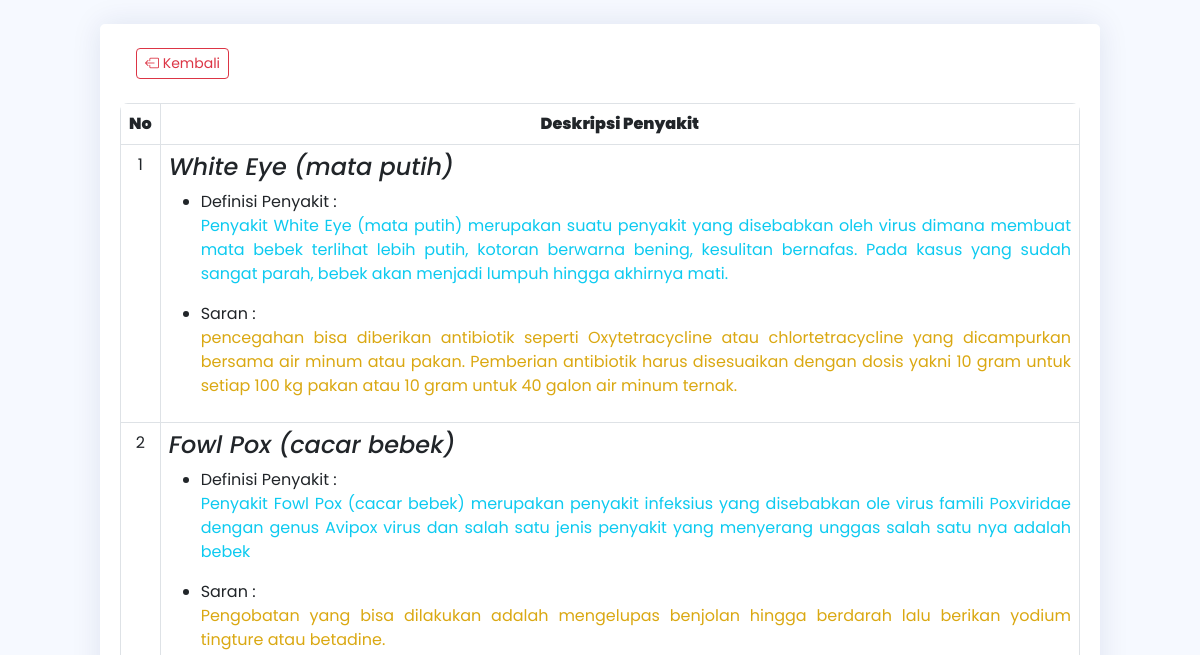
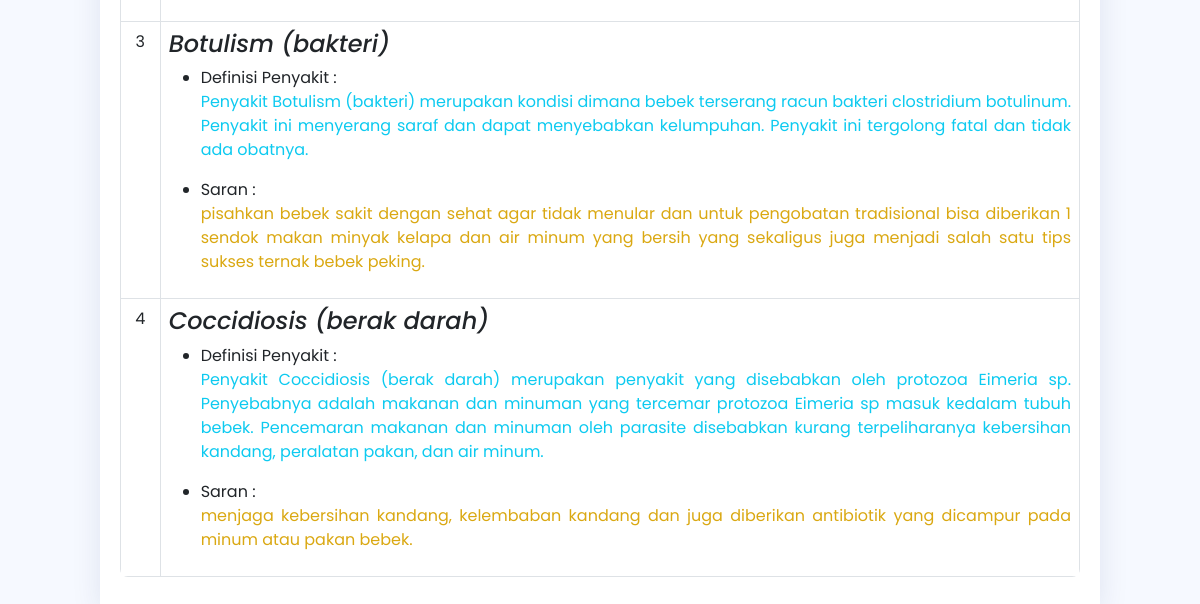
The app's page /daftarpenyakit.php, older data (2 pictures, top to bottom).
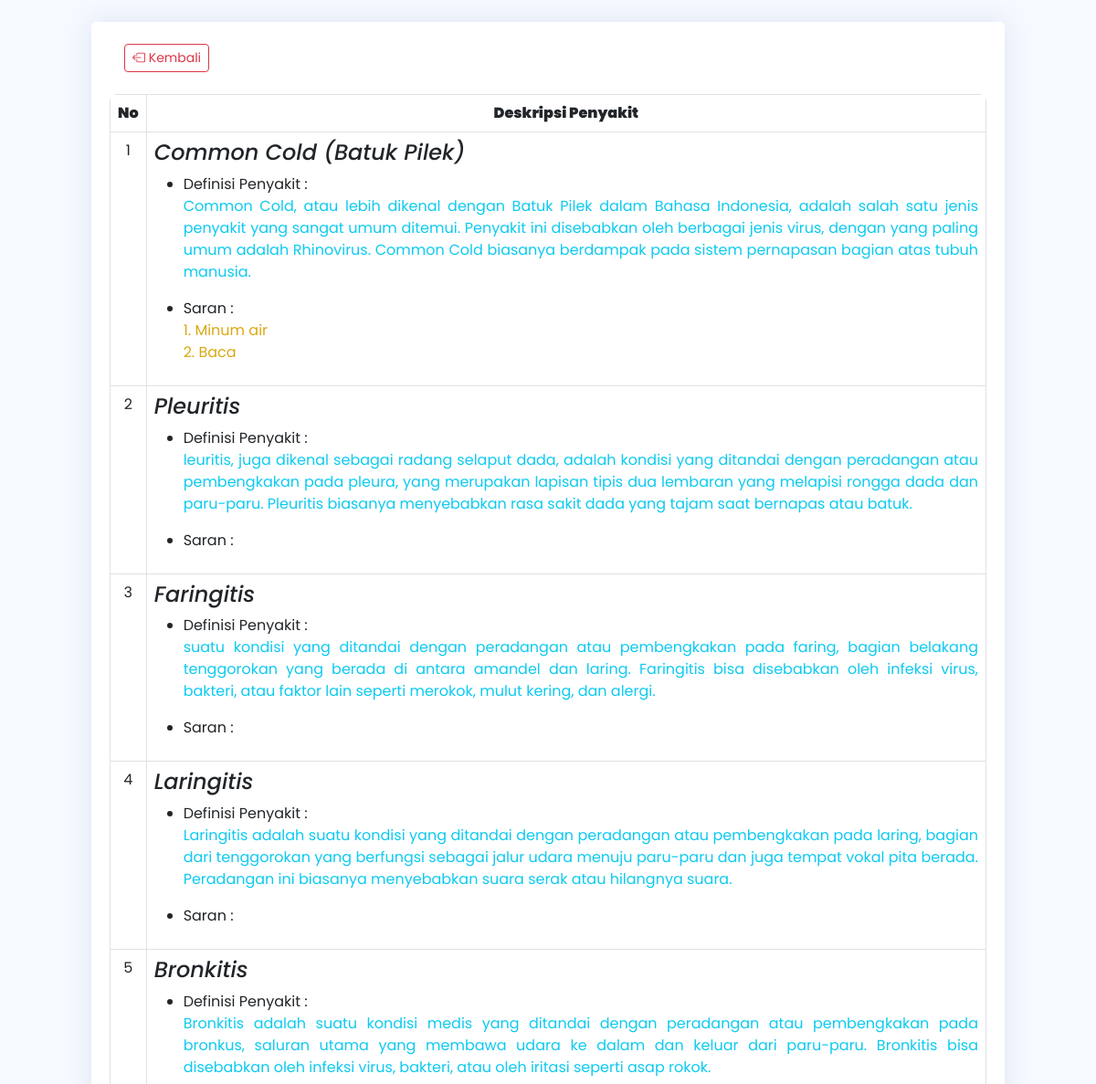
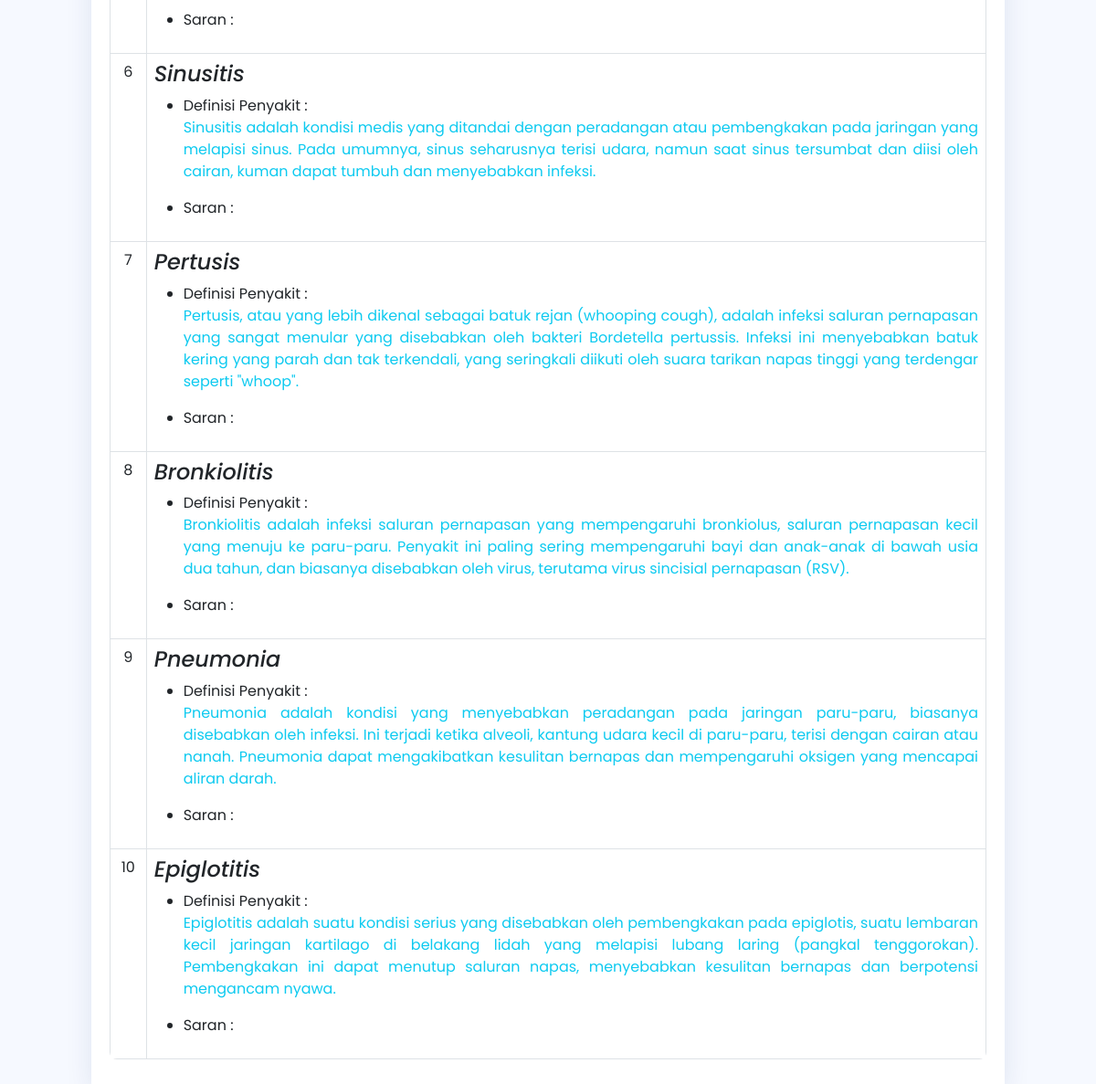
The same page, newer data (2 pictures, top to bottom).
### tables this page shows
CREATE TABLE `tb_penyakit` (
  `id` int(11) NOT NULL,
  `kdpenyakit` varchar(3) DEFAULT NULL,
  `nama_penyakit` varchar(100) DEFAULT NULL,
  `definisi` text DEFAULT NULL,
  `solusi` text NOT NULL
);

### daftarpenyakit.php (the view, shortened to what this page needs)
<!DOCTYPE html>
<html lang="en">
<head>
  <link href="./assets/vendor/bootstrap/css/bootstrap.min.css" rel="stylesheet">
  <link rel="stylesheet" href="https://cdn.jsdelivr.net/npm/bootstrap-icons@1.10.2/font/bootstrap-icons.css">
  <link href="./assets/vendor/boxicons/css/boxicons.min.css" rel="stylesheet">
  <link href="./assets/vendor/quill/quill.snow.css" rel="stylesheet">
  <link href="./assets/vendor/quill/quill.bubble.css" rel="stylesheet">
  <link href="./assets/vendor/remixicon/remixicon.css" rel="stylesheet">
  <link href="./assets/vendor/simple-datatables/style.css" rel="stylesheet">
  <link href="./assets/css/style.css" rel="stylesheet">
</head>
<body>
  <section>
    <div class="card mt-4 col-md-10 mx-auto">
      <div class="card-body">
        <div class="mt-4">
          <a href="./index.php" type="button" class="btn btn-outline-danger btn-sm ms-3"><i class="bi bi-box-arrow-left"></i> Kembali</a>
        </div>
        <div class="table-responsive mt-4">
          <table class="table table-bordered">
            <thead>
              <tr>
                <th><b>No</b></th>
                <th class="text-center"><strong>Deskripsi Penyakit</strong></th>
              </tr>
            </thead>
            <?php
            include "./admin/koneksi.php";
            $sql = "SELECT * FROM tb_penyakit ORDER BY kdpenyakit";
            $qry = mysqli_query($koneksi, $sql) or die("SQL Error" . mysqli_error($koneksi));
            $no = 0;
            while ($data = mysqli_fetch_array($qry)) {
              $no++;
            ?>
              <tbody>
                <tr>
                  <td>
                    <div align="center"><?php echo $no; ?></div>
                  </td>
                  <td>
                    <div align="justify">
                      <div align="left"><?php echo "<h4><em>$data[nama_penyakit]</em></h4>"; ?></div>
                      <ul>
                        <li><label>Definisi Penyakit :</label>
                          <p class="text-info"><?php echo "$data[definisi]"; ?></p>
                        </li>
                        <li><label>Saran :</label>
                          <p class="warning"><?php echo "$data[solusi]"; ?></p>
                        </li>
                      </ul>
                  </td>
                </tr>
              </tbody>
            <?php
            }
            ?>
          </table>
        </div>
      </div>
    </div>
  </section>
</body>
</html>

Row changes from the older to the newer data that the page shows:
removed tb_penyakit: nama_penyakit "White Eye (mata putih)", definisi "Penyakit White Eye (mata putih) merupakan suatu penyakit yang disebabkan oleh virus dimana membuat mata bebek terlihat lebih putih, kotoran berwarna bening, kesulitan bernafas. Pada kasus yang sudah sangat parah, bebek akan menjadi lumpuh hingga akhirnya mati.", solusi "pencegahan bisa diberikan antibiotik seperti Oxytetracycline atau chlortetracycline yang dicampurkan bersama air minum atau pakan. Pemberian antibiotik harus disesuaikan dengan dosis yakni 10 gram untuk setiap 100 kg pakan atau 10 gram untuk 40 galon air minum ternak."
removed tb_penyakit: nama_penyakit "Fowl Pox (cacar bebek)", definisi "Penyakit Fowl Pox (cacar bebek) merupakan penyakit infeksius yang disebabkan ole virus famili Poxviridae dengan genus Avipox virus dan salah satu jenis penyakit yang menyerang unggas salah satu nya adalah bebek", solusi "Pengobatan yang bisa dilakukan adalah mengelupas benjolan hingga berdarah lalu berikan yodium tingture atau betadine."
removed tb_penyakit: nama_penyakit "Botulism (bakteri)", definisi "Penyakit Botulism (bakteri) merupakan kondisi dimana bebek terserang racun bakteri clostridium botulinum. Penyakit ini menyerang saraf dan dapat menyebabkan kelumpuhan. Penyakit ini tergolong fatal dan tidak ada obatnya.", solusi "pisahkan bebek sakit dengan sehat agar tidak menular dan untuk pengobatan tradisional bisa diberikan 1 sendok makan minyak kelapa dan air minum yang bersih yang sekaligus juga menjadi salah satu tips sukses ternak bebek peking."
removed tb_penyakit: nama_penyakit "Coccidiosis (berak darah)", definisi "Penyakit Coccidiosis (berak darah) merupakan penyakit yang disebabkan oleh protozoa Eimeria sp. Penyebabnya adalah makanan dan minuman yang tercemar protozoa Eimeria sp masuk kedalam tubuh bebek. Pencemaran makanan dan minuman oleh parasite disebabkan kurang terpeliharanya kebersihan kandang, peralatan pakan, dan air minum.", solusi "menjaga kebersihan kandang, kelembaban kandang dan juga diberikan antibiotik yang dicampur pada minum atau pakan bebek."
added tb_penyakit: nama_penyakit "Common Cold (Batuk Pilek)", definisi "Common Cold, atau lebih dikenal dengan Batuk Pilek dalam Bahasa Indonesia, adalah salah satu jenis penyakit yang sangat umum ditemui. Penyakit ini disebabkan oleh berbagai jenis virus, dengan yang paling umum adalah Rhinovirus. Common Cold biasanya berdampak pada sistem pernapasan bagian atas tubuh manusia.", solusi "1. Minum air 2. Baca"
added tb_penyakit: nama_penyakit "Pleuritis", definisi "leuritis, juga dikenal sebagai radang selaput dada, adalah kondisi yang ditandai dengan peradangan atau pembengkakan pada pleura, yang merupakan lapisan tipis dua lembaran yang melapisi rongga dada dan paru-paru. Pleuritis biasanya menyebabkan rasa sakit dada yang tajam saat bernapas atau batuk."
added tb_penyakit: nama_penyakit "Faringitis", definisi "suatu kondisi yang ditandai dengan peradangan atau pembengkakan pada faring, bagian belakang tenggorokan yang berada di antara amandel dan laring. Faringitis bisa disebabkan oleh infeksi virus, bakteri, atau faktor lain seperti merokok, mulut kering, dan alergi."
added tb_penyakit: nama_penyakit "Laringitis", definisi "Laringitis adalah suatu kondisi yang ditandai dengan peradangan atau pembengkakan pada laring, bagian dari tenggorokan yang berfungsi sebagai jalur udara menuju paru-paru dan juga tempat vokal pita berada. Peradangan ini biasanya menyebabkan suara serak atau hilangnya suara."
added tb_penyakit: nama_penyakit "Bronkitis", definisi "Bronkitis adalah suatu kondisi medis yang ditandai dengan peradangan atau pembengkakan pada bronkus, saluran utama yang membawa udara ke dalam dan keluar dari paru-paru. Bronkitis bisa disebabkan oleh infeksi virus, bakteri, atau oleh iritasi seperti asap rokok."
added tb_penyakit: nama_penyakit "Sinusitis", definisi "Sinusitis adalah kondisi medis yang ditandai dengan peradangan atau pembengkakan pada jaringan yang melapisi sinus. Pada umumnya, sinus seharusnya terisi udara, namun saat sinus tersumbat dan diisi oleh cairan, kuman dapat tumbuh dan menyebabkan infeksi."
added tb_penyakit: nama_penyakit "Pertusis", definisi "Pertusis, atau yang lebih dikenal sebagai batuk rejan (whooping cough), adalah infeksi saluran pernapasan yang sangat menular yang disebabkan oleh bakteri Bordetella pertussis. Infeksi ini menyebabkan batuk kering yang parah dan tak terkendali, yang seringkali diikuti oleh suara tarikan napas tinggi yang terdengar seperti \"whoop\"."
added tb_penyakit: nama_penyakit "Bronkiolitis", definisi "Bronkiolitis adalah infeksi saluran pernapasan yang mempengaruhi bronkiolus, saluran pernapasan kecil yang menuju ke paru-paru. Penyakit ini paling sering mempengaruhi bayi dan anak-anak di bawah usia dua tahun, dan biasanya disebabkan oleh virus, terutama virus sincisial pernapasan (RSV)."
added tb_penyakit: nama_penyakit "Pneumonia", definisi "Pneumonia adalah kondisi yang menyebabkan peradangan pada jaringan paru-paru, biasanya disebabkan oleh infeksi. Ini terjadi ketika alveoli, kantung udara kecil di paru-paru, terisi dengan cairan atau nanah. Pneumonia dapat mengakibatkan kesulitan bernapas dan mempengaruhi oksigen yang mencapai aliran darah."
added tb_penyakit: nama_penyakit "Epiglotitis", definisi "Epiglotitis adalah suatu kondisi serius yang disebabkan oleh pembengkakan pada epiglotis, suatu lembaran kecil jaringan kartilago di belakang lidah yang melapisi lubang laring (pangkal tenggorokan). Pembengkakan ini dapat menutup saluran napas, menyebabkan kesulitan bernapas dan berpotensi mengancam nyawa."
